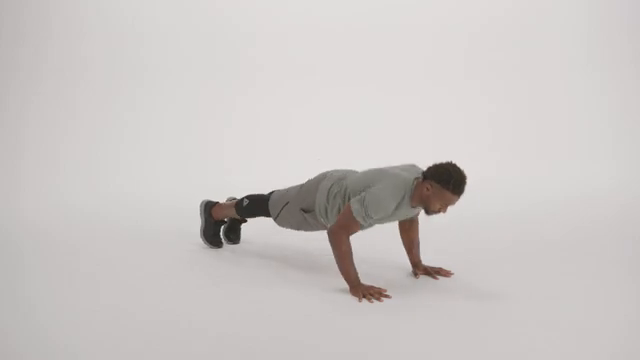
#> input picture frame 32 of NeutralNetworks/L/left_side.mp4, 640 x 360 px, given in place of car_video1.mp4, which was not available
$ python video_upload.py
#> lines starting #> are read from the running program, lines starting #| are printed output that depends on the picture; after the words box and inside, x2 and y2 are one past the last pixel; in counts of white or black regions, pixels touching at a corner belong together; pictures that were not available may be replaced by others from this repository, and a replacement may not be noted
import cv2
import numpy as np

# '0' means camera of laptop
cap = cv2.VideoCapture('ai/videos/car_video1.mp4')

#because the video consits of many pictures. it should be take WHILE
while True:
    # success is true or false. true is when it can read the video
    # img means a lot of photos which make a video
    success, img = cap.read()
#> img is the input picture: shape (360, 640, 3); mean B, G, R 196.7, 198.4, 203.1

    double_width = int(img.shape[0] * 2)
#> double_width = 720
    double_height = int(img.shape[1] * 2)
#> double_height = 1280

    img = cv2.resize(img, (double_height, double_width), interpolation= cv2.INTER_LINEAR)
#> img: shape (720, 1280, 3)

    # photo to gray
    img = cv2.cvtColor(img, cv2.COLOR_RGB2GRAY)
#> img: shape (720, 1280)


# outline along the contour (обвезти по контуру). the SMALLER the number, the better
    img = cv2.Canny(img, 100, 100)
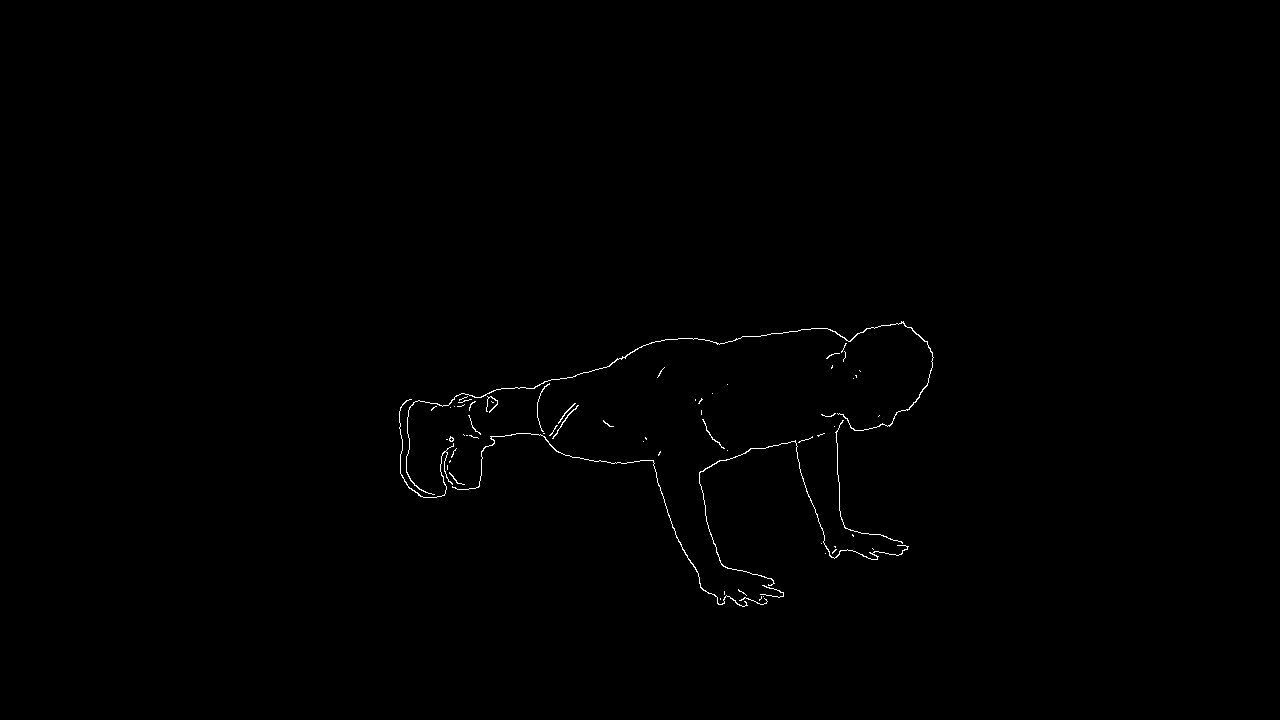
#> img: shape (720, 1280); 0.34% white in thin lines or dots, all inside (x1, y1, x2, y2) = (399, 321, 934, 607)

    # increase the boldness of the lines (увеличить жирность линий)
    kernel = np.ones((3, 3), np.uint8)
    img = cv2.dilate(img, kernel, iterations=1)
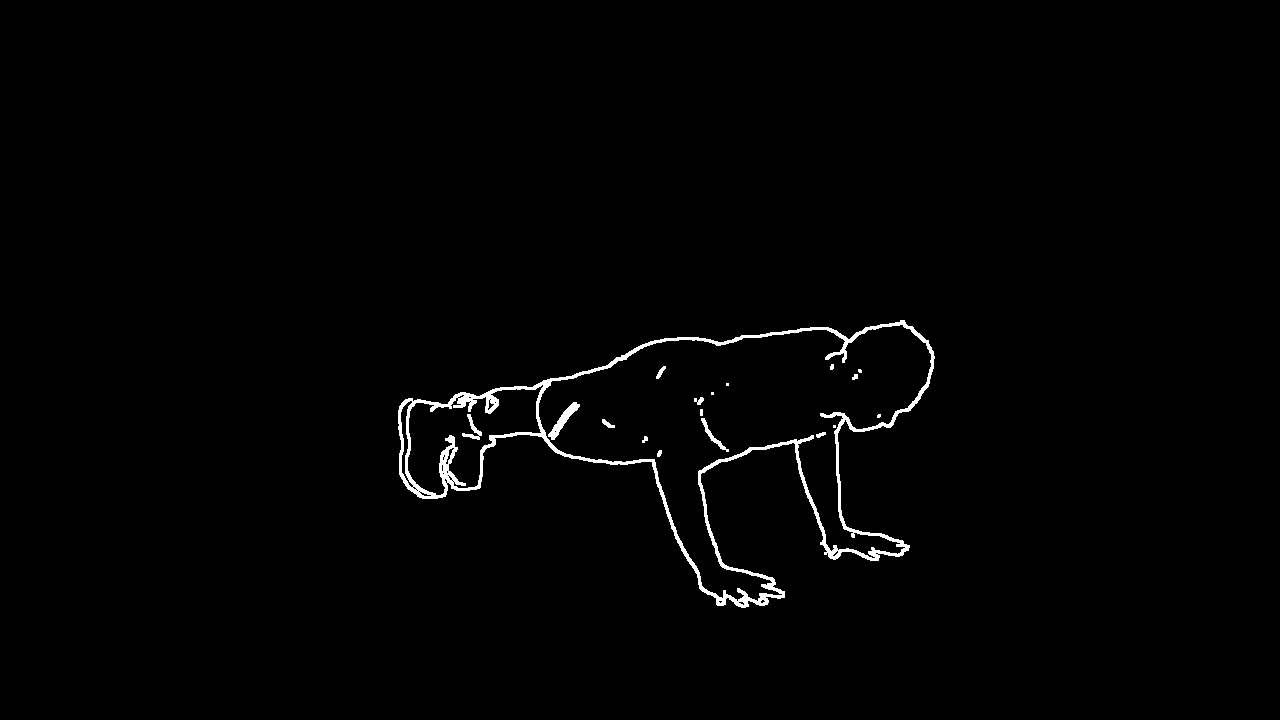
#> img: shape (720, 1280); 1.1% white; 18 white regions (5 under 20 px), largest, box (x1, y1, x2, y2) and area: (398, 320, 935, 608) 9457, (548, 402, 580, 440) 344, (701, 418, 729, 452) 168

    img = cv2.erode(img, kernel, iterations=1)

    cv2.imshow("Car", img)

    # the speed of translating the pictures. the less time there is, the faster they will be translated
    if cv2.waitKey(1) & 0xFF == ord('q'):
#> (key q is pressed here)
        break

$ run again, starting later in the video
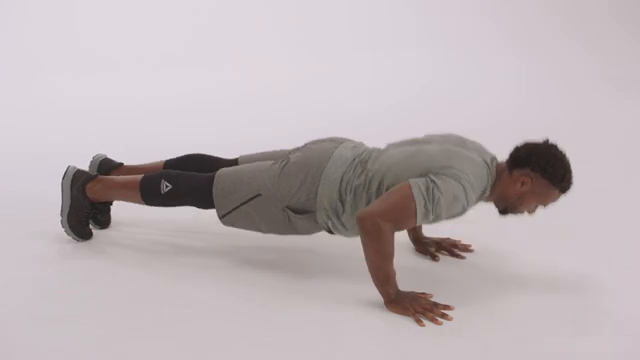
#> input picture frame 146 of NeutralNetworks/L/left_side.mp4, 640 x 360 px, given in place of car_video1.mp4, which was not available
#> img is the input picture: shape (360, 640, 3); mean B, G, R 181.3, 178.3, 188.5
#> `img = cv2.Canny(img, 100, 100)`:
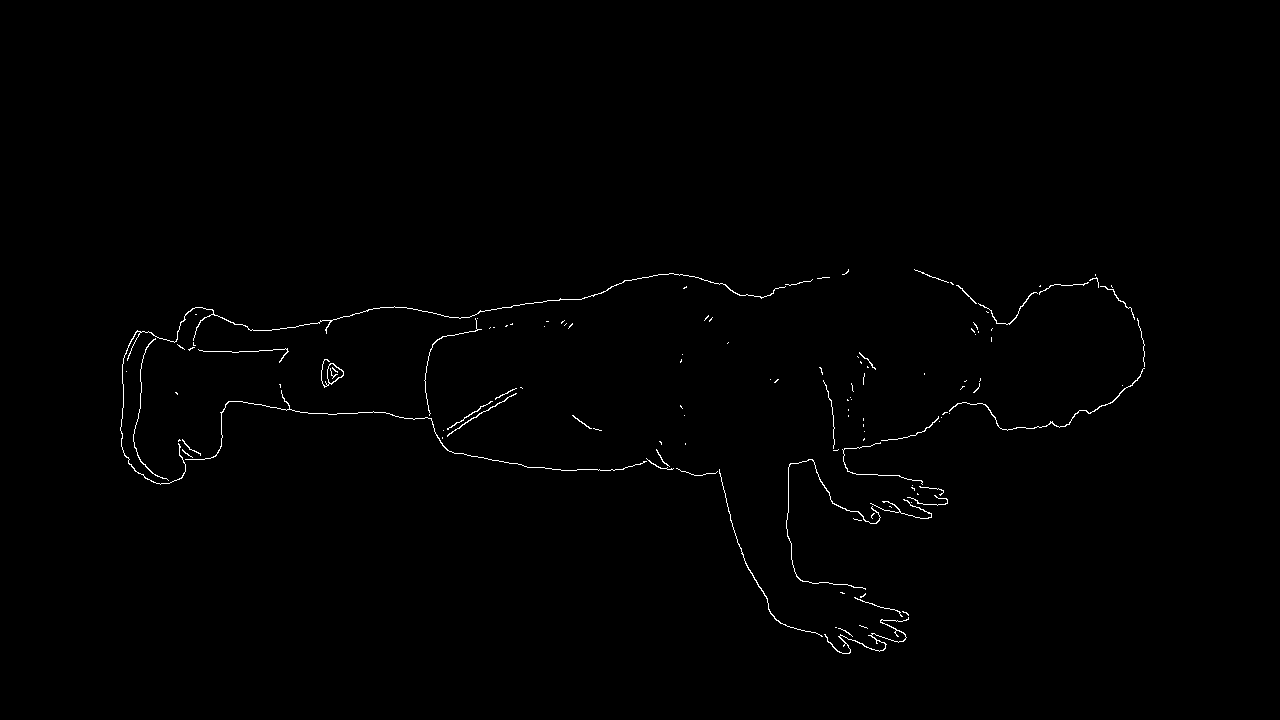
#> img: shape (720, 1280); 0.57% white in thin lines or dots, all inside (x1, y1, x2, y2) = (120, 269, 1145, 654)
#> `img = cv2.dilate(img, kernel, iterations=1)`:
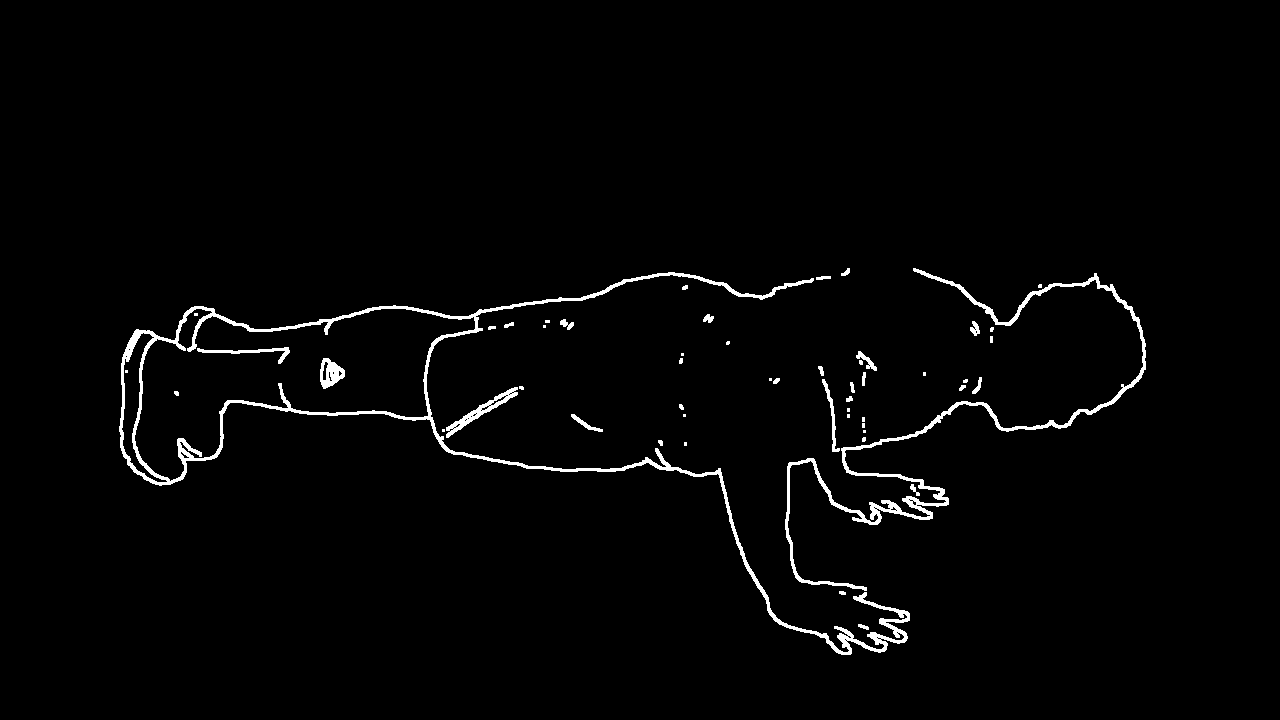
#> img: shape (720, 1280); 1.9% white; 53 white regions (22 under 20 px), largest, box (x1, y1, x2, y2) and area: (119, 272, 910, 655) 9372, (785, 268, 1146, 591) 5047, (446, 387, 518, 438) 664

$ run again, starting later in the video
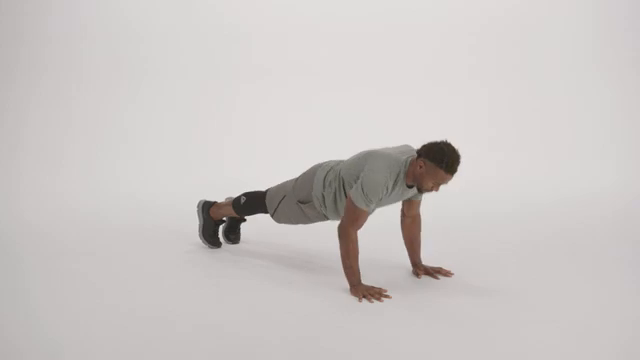
#> input picture frame 260 of NeutralNetworks/L/left_side.mp4, 640 x 360 px, given in place of car_video1.mp4, which was not available
#> img is the input picture: shape (360, 640, 3); mean B, G, R 196.4, 198, 202.9
#> `img = cv2.Canny(img, 100, 100)`:
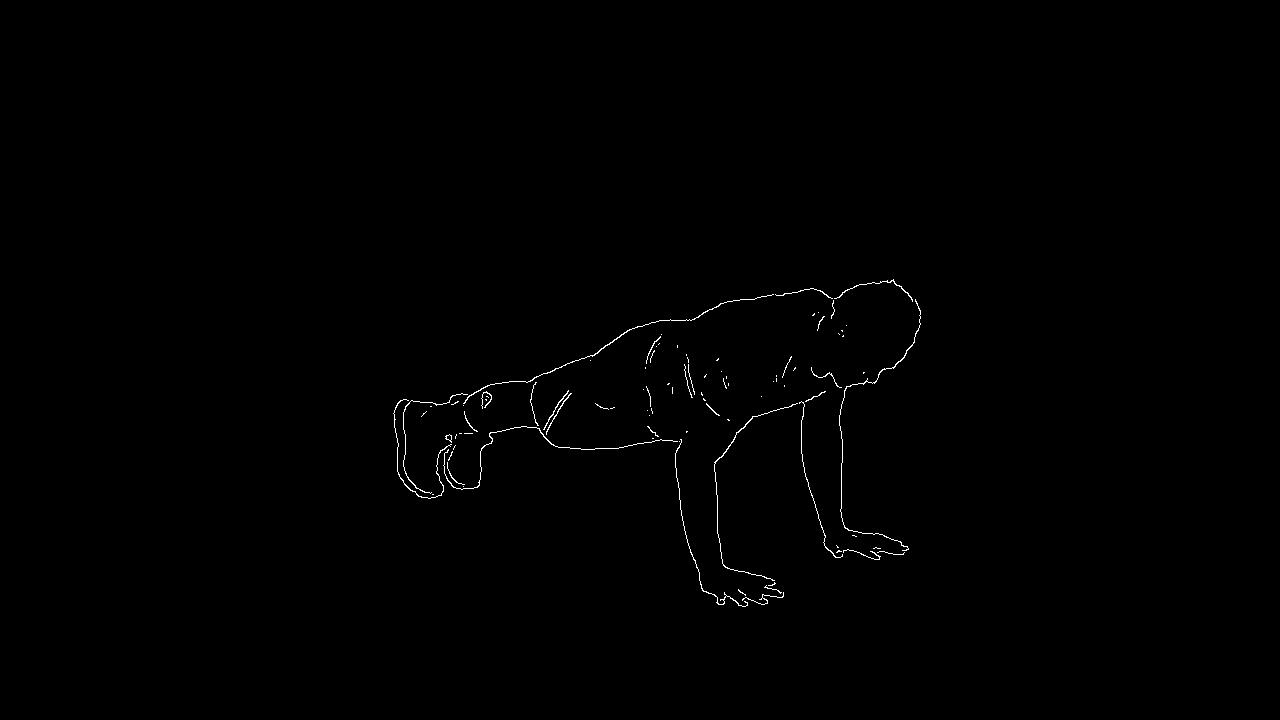
#> img: shape (720, 1280); 0.38% white in thin lines or dots, all inside (x1, y1, x2, y2) = (393, 279, 921, 607)
#> `img = cv2.dilate(img, kernel, iterations=1)`:
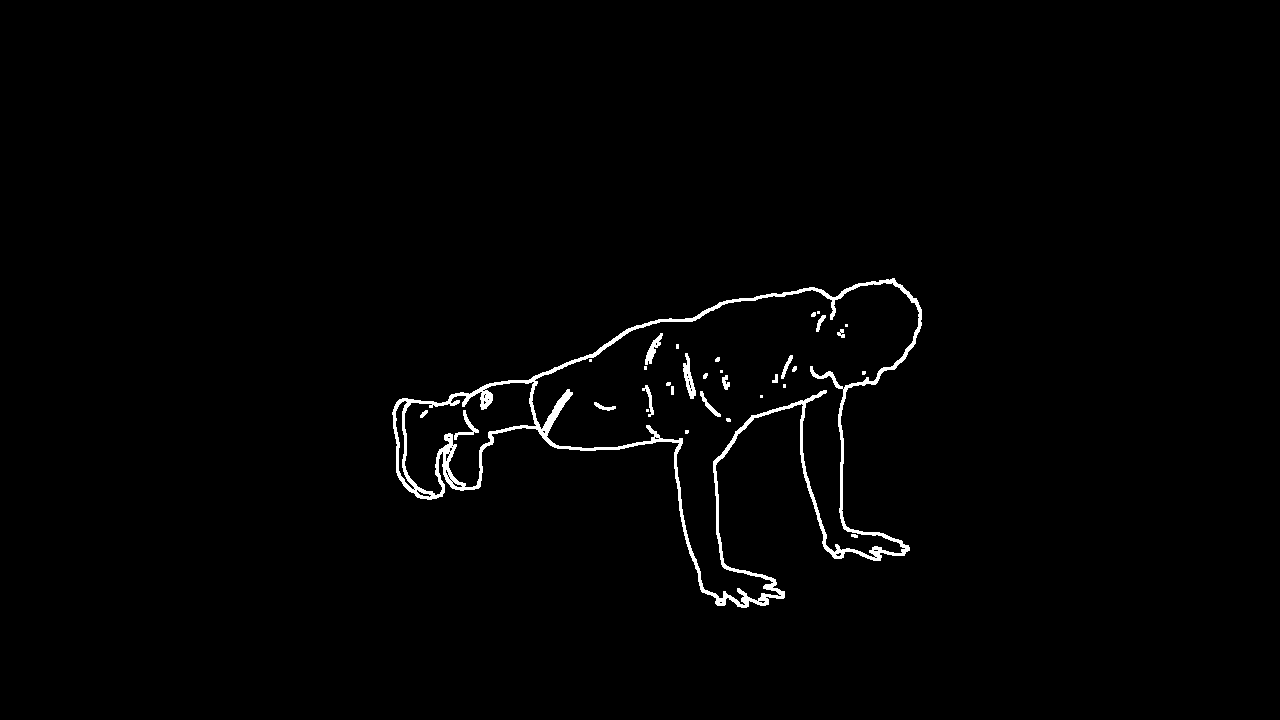
#> img: shape (720, 1280); 1.3% white; 32 white regions (13 under 20 px), largest, box (x1, y1, x2, y2) and area: (392, 278, 922, 608) 10185, (683, 353, 696, 399) 275, (645, 333, 663, 365) 211
